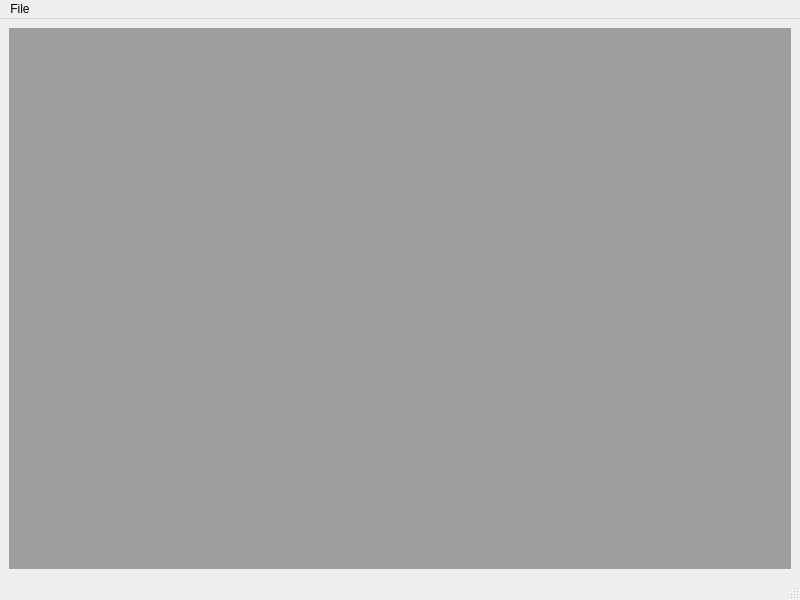
<?xml version="1.0" encoding="UTF-8"?>
<ui version="4.0">
 <class>MDIMainWindow</class>
 <widget class="QMainWindow" name="MDIMainWindow">
  <property name="geometry">
   <rect>
    <x>0</x>
    <y>0</y>
    <width>800</width>
    <height>600</height>
   </rect>
  </property>
  <property name="windowTitle">
   <string>MVP1</string>
  </property>
  <widget class="QWidget" name="centralwidget">
   <layout class="QVBoxLayout" name="verticalLayout_2">
    <item>
     <layout class="QVBoxLayout" name="verticalLayout">
      <item>
       <widget class="QMdiArea" name="mdiArea"/>
      </item>
     </layout>
    </item>
   </layout>
  </widget>
  <widget class="QMenuBar" name="menubar">
   <property name="geometry">
    <rect>
     <x>0</x>
     <y>0</y>
     <width>800</width>
     <height>21</height>
    </rect>
   </property>
   <widget class="QMenu" name="menuFile">
    <property name="title">
     <string>File</string>
    </property>
    <addaction name="actionLoad"/>
    <addaction name="separator"/>
    <addaction name="actionClose"/>
   </widget>
   <addaction name="menuFile"/>
  </widget>
  <widget class="QStatusBar" name="statusbar"/>
  <action name="actionLoad">
   <property name="text">
    <string>Load</string>
   </property>
  </action>
  <action name="actionClose">
   <property name="text">
    <string>Close</string>
   </property>
  </action>
 </widget>
 <resources/>
 <connections/>
</ui>
